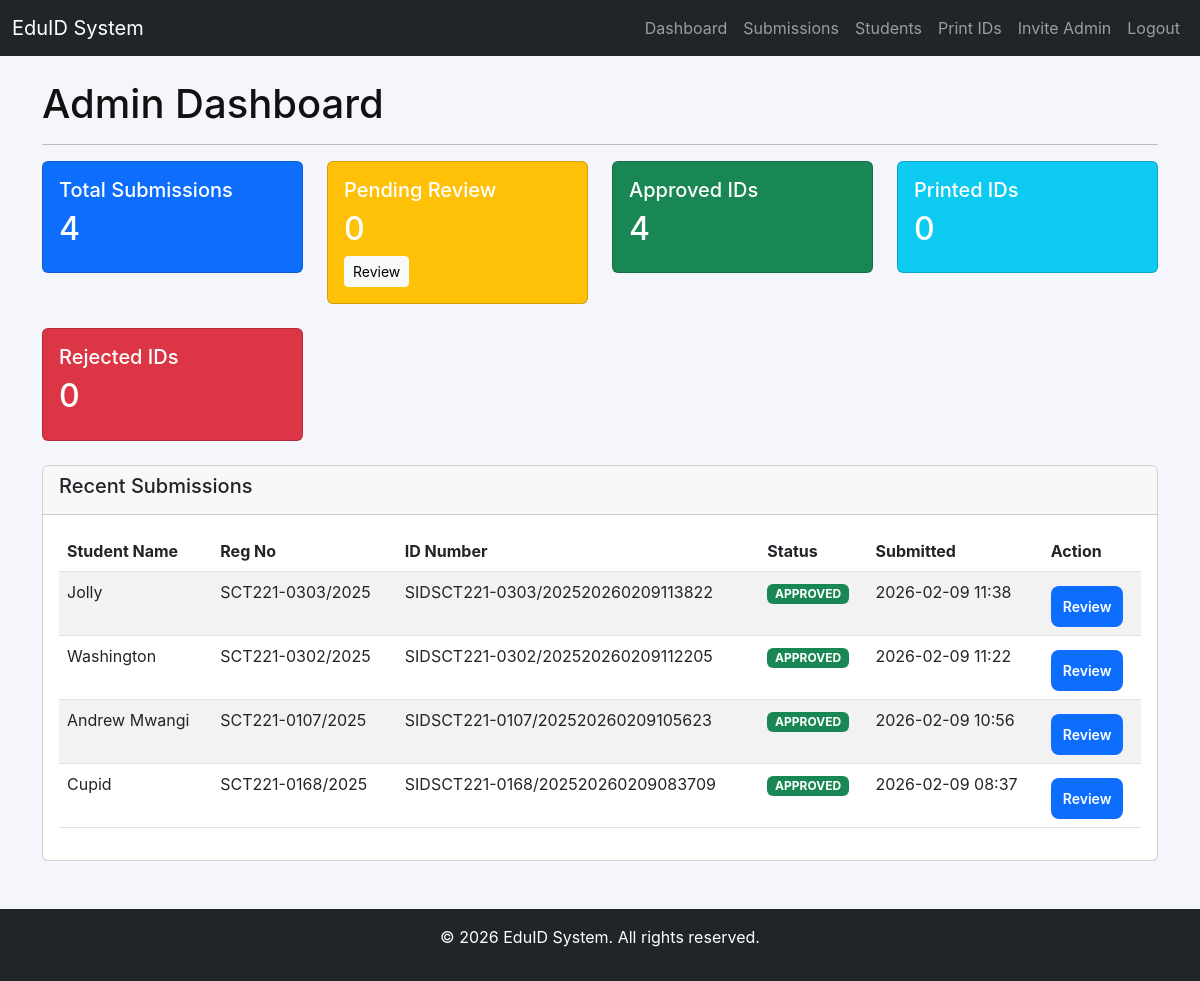
The app's page /admin/dashboard (signed in), older data.
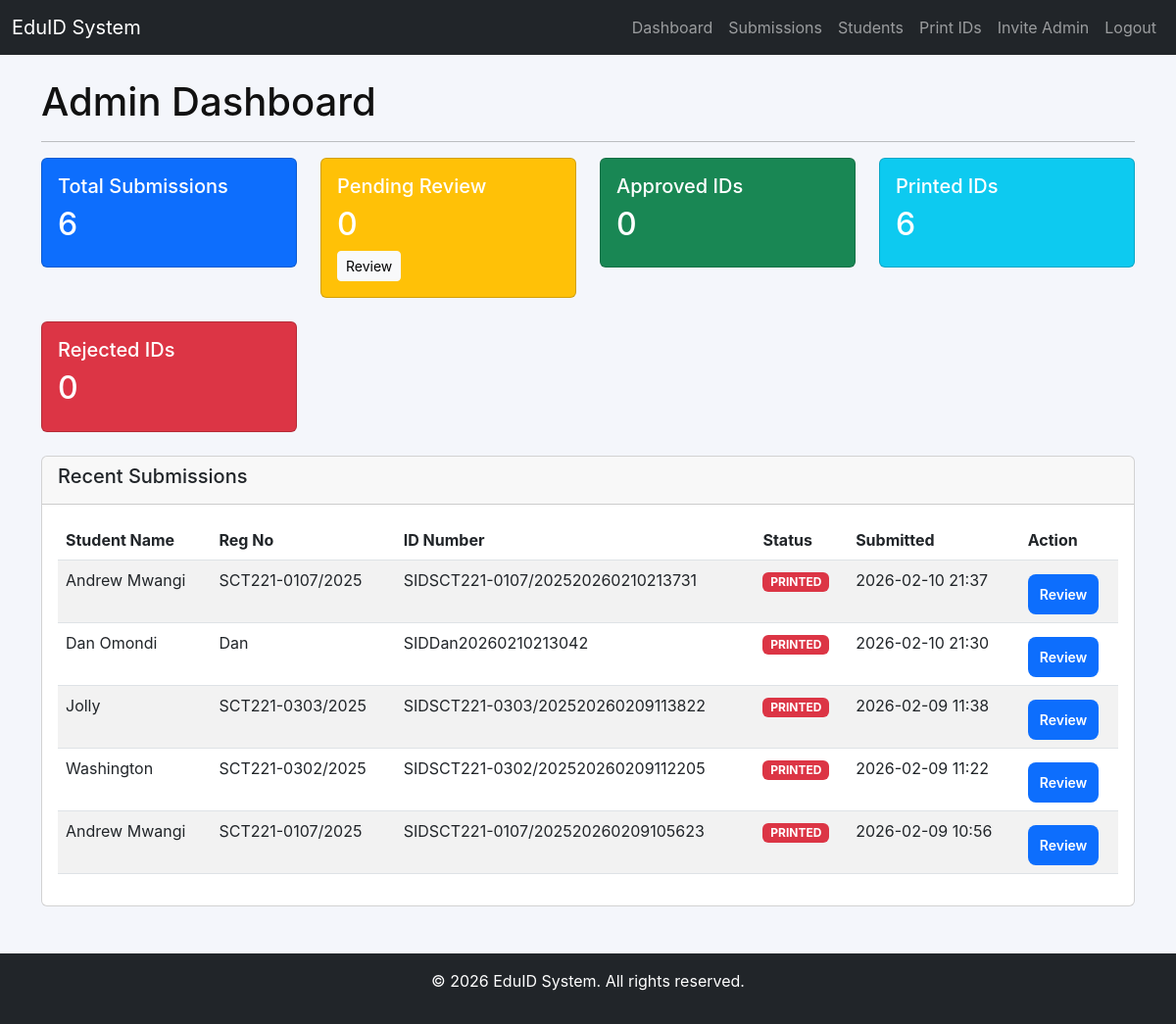
The same page, newer data.
### app/models/student.py (models this page shows)
class Student(db.Model):
    id = db.Column(db.Integer, primary_key=True)
    user_id = db.Column(db.Integer, db.ForeignKey('user.id'), nullable=False, unique=True)
    reg_no = db.Column(db.String(30), unique=True, nullable=False)
    full_name = db.Column(db.String(120), nullable=False)
    school_name = db.Column(db.String(200))  # School name
    email = db.Column(db.String(120))
    phone = db.Column(db.String(20))
    date_of_birth = db.Column(db.Date)
    class_level = db.Column(db.String(50))
    photo = db.Column(db.String(200))
    blood_type = db.Column(db.String(10))  # e.g., O+, A-, AB+
    allergies = db.Column(db.String(200))
    emergency_contact_name = db.Column(db.String(120))
    emergency_contact_phone = db.Column(db.String(20))
    school_ids = db.relationship('SchoolID', backref='student', lazy=True, cascade='all, delete-orphan')
    created_at = db.Column(db.DateTime, default=datetime.utcnow)
    updated_at = db.Column(db.DateTime, default=datetime.utcnow, onupdate=datetime.utcnow)

class SchoolID(db.Model):
    id = db.Column(db.Integer, primary_key=True)
    student_id = db.Column(db.Integer, db.ForeignKey('student.id'), nullable=False)
    id_number = db.Column(db.String(50), unique=True, nullable=False)
    status = db.Column(db.String(20), default='pending')  # pending, approved, rejected, printed
    submission_date = db.Column(db.DateTime, default=datetime.utcnow)
    approval_date = db.Column(db.DateTime)
    rejection_reason = db.Column(db.Text)
    qr_code = db.Column(db.String(200))  # path to QR code image
    preview_image = db.Column(db.String(200))  # path to ID preview image
    pdf_file = db.Column(db.String(200))  # path to generated PDF
    notes = db.Column(db.Text)  # admin notes
    created_at = db.Column(db.DateTime, default=datetime.utcnow)
    updated_at = db.Column(db.DateTime, default=datetime.utcnow, onupdate=datetime.utcnow)

### app/routes/admin.py (the view)
@admin_bp.route("/dashboard")
@login_required
@admin_required
def dashboard():
    total_submissions = SchoolID.query.count()
    pending_submissions = SchoolID.query.filter_by(status='pending').count()
    approved_ids = SchoolID.query.filter_by(status='approved').count()
    printed_ids = SchoolID.query.filter_by(status='printed').count()
    rejected_ids = SchoolID.query.filter_by(status='rejected').count()
    recent = SchoolID.query.order_by(SchoolID.submission_date.desc()).limit(5).all()
    stats = {
        'total': total_submissions,
        'pending': pending_submissions,
        'approved': approved_ids,
        'printed': printed_ids,
        'rejected': rejected_ids
    }
    return render_template("admin/dashboard.html", stats=stats, recent=recent)

### app/templates/admin/dashboard.html (shortened to what this page needs)
{% extends "base.html" %}
{% block content %}
<h1>Admin Dashboard</h1>
<hr>
<div class="row mb-4">
    <div class="col-md-3">
        <div class="card bg-primary text-white">
            <div class="card-body">
                <h5 class="card-title">Total Submissions</h5>
                <h2>{{ stats.total }}</h2>
            </div>
        </div>
    </div>
    <div class="col-md-3">
        <div class="card bg-warning text-white">
            <div class="card-body">
                <h5 class="card-title">Pending Review</h5>
                <h2>{{ stats.pending }}</h2>
                <a href="{{ url_for('admin.submissions', status='pending') }}" class="btn btn-light btn-sm">Review</a>
            </div>
        </div>
    </div>
    <div class="col-md-3">
        <div class="card bg-success text-white">
            <div class="card-body">
                <h5 class="card-title">Approved IDs</h5>
                <h2>{{ stats.approved }}</h2>
            </div>
        </div>
    </div>
    <div class="col-md-3">
        <div class="card bg-info text-white">
            <div class="card-body">
                <h5 class="card-title">Printed IDs</h5>
                <h2>{{ stats.printed }}</h2>
            </div>
        </div>
    </div>
</div>
<div class="row mb-4">
    <div class="col-md-3">
        <div class="card bg-danger text-white">
            <div class="card-body">
                <h5 class="card-title">Rejected IDs</h5>
                <h2>{{ stats.rejected }}</h2>
            </div>
        </div>
    </div>
</div>
<div class="row">
    <div class="col-md-12">
        <div class="card">
            <div class="card-header">
                <h5>Recent Submissions</h5>
            </div>
            <div class="card-body">
                {% if recent %}
                    <div class="table-responsive">
                        <table class="table table-striped">
                            <thead>
                                <tr>
                                    <th>Student Name</th>
                                    <th>Reg No</th>
                                    <th>ID Number</th>
                                    <th>Status</th>
                                    <th>Submitted</th>
                                    <th>Action</th>
                                </tr>
                            </thead>
                            <tbody>
                                {% for id in recent %}
                                    {% set student = id.student %}
                                    <tr>
                                        <td>{{ student.full_name }}</td>
                                        <td>{{ student.reg_no }}</td>
                                        <td>{{ id.id_number }}</td>
                                        <td>
                                            <span class="badge bg-{{ 'warning' if id.status == 'pending' else 'success' if id.status == 'approved' else 'danger' }}">
                                                {{ id.status|upper }}
                                            </span>
                                        </td>
                                        <td>{{ id.submission_date.strftime('%Y-%m-%d %H:%M') }}</td>
                                        <td>
                                            <a href="{{ url_for('admin.review_submission', id_id=id.id) }}" class="btn btn-sm btn-primary">Review</a>
                                        </td>
                                    </tr>
                                {% endfor %}
                            </tbody>
                        </table>
                    </div>
                {% else %}
                    <p>No recent submissions</p>
                {% endif %}
            </div>
        </div>
    </div>
</div>
{% endblock %}

Row changes from the older to the newer data that the page shows:
no longer on this page (row edited): SchoolID: id_number "SIDSCT221-0168/202520260209083709", status "APPROVED", submission_date "2026-02-09 08:37"
no longer on this page (row unchanged): Student: full_name "Cupid", reg_no "SCT221-0168/2025"
added SchoolID: {{ student.full_name }} "Andrew Mwangi", {{ student.reg_no }} "SCT221-0107/2025", id_number "SIDSCT221-0107/202520260210213731", status "PRINTED", submission_date "2026-02-10 21:37"
added SchoolID: id_number "SIDDan20260210213042", status "PRINTED", submission_date "2026-02-10 21:30"
now on this page (row edited): Student: full_name "Dan Omondi", reg_no "Dan"
changed SchoolID "SIDSCT221-0303/202520260209113822": status "APPROVED" → "PRINTED"
changed SchoolID "SIDSCT221-0302/202520260209112205": status "APPROVED" → "PRINTED"
changed SchoolID "SIDSCT221-0107/202520260209105623": status "APPROVED" → "PRINTED"
Text that changed along with them:
{{ stats.total }}: "4" → "6"
{{ stats.approved }}: "4" → "0"
{{ stats.printed }}: "0" → "6"
